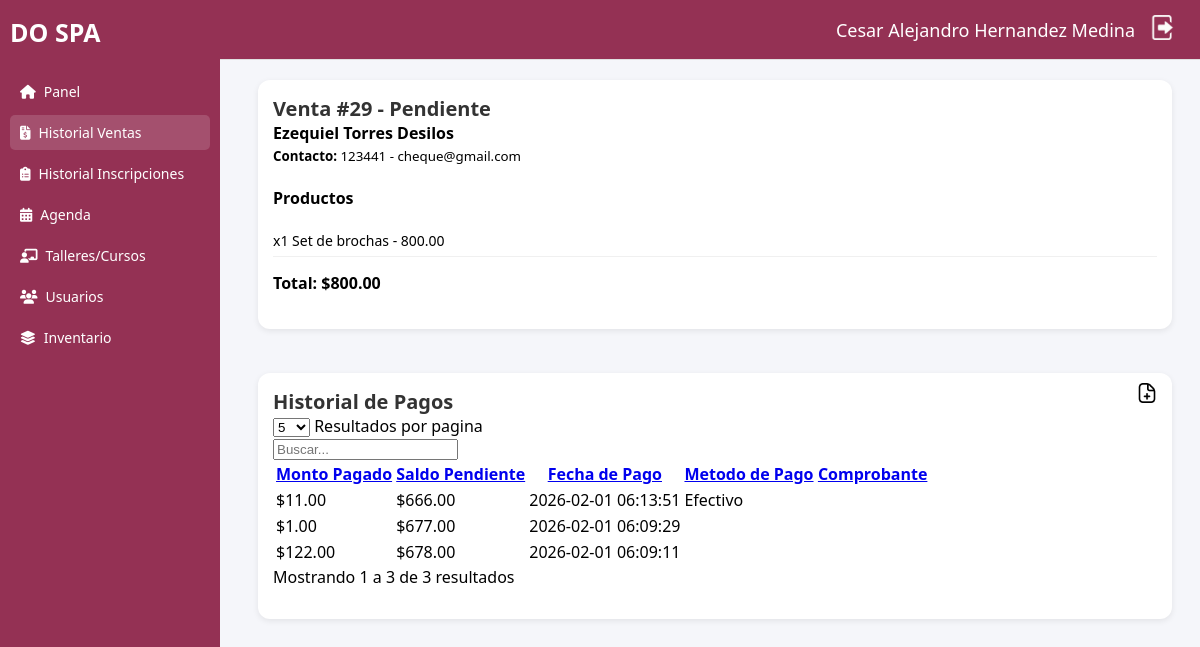
The page /detalles.php?id=29&comprador=cliente&idcomprador=5 (signed in) on the database its author committed.
### tables this page shows
CREATE TABLE `venta` (
  `idVenta` int(11) NOT NULL,
  `fecha` timestamp NOT NULL DEFAULT current_timestamp(),
  `comprador_tipo` varchar(30) NOT NULL,
  `id_alumna` int(11) DEFAULT NULL,
  `id_cliente` int(11) DEFAULT NULL,
  `id_taller` int(11) DEFAULT NULL,
  `total` decimal(10,2) NOT NULL,
  `estado` varchar(30) NOT NULL,
  `id_sucursal` int(11) DEFAULT NULL
);

CREATE TABLE `clientes` (
  `id_cliente` int(11) NOT NULL,
  `nombre` varchar(60) NOT NULL,
  `apat` varchar(30) NOT NULL,
  `amat` varchar(30) NOT NULL,
  `correo` varchar(100) DEFAULT NULL,
  `telefono` varchar(50) DEFAULT NULL,
  `direccion` varchar(255) DEFAULT NULL,
  `estatus` tinyint(1) NOT NULL DEFAULT 1
);

CREATE TABLE `productos` (
  `id_producto` int(11) NOT NULL,
  `nombre` varchar(255) DEFAULT NULL,
  `precio_unitario` decimal(10,2) DEFAULT NULL,
  `Stock` int(11) NOT NULL,
  `imagen` longblob DEFAULT NULL,
  `Activo` tinyint(1) NOT NULL DEFAULT 1
);

CREATE TABLE `detalle_venta` (
  `idDetalle` int(11) NOT NULL,
  `idVenta` int(11) NOT NULL,
  `id_producto` int(11) DEFAULT NULL,
  `id_kit` int(11) DEFAULT NULL,
  `cantidad` int(11) NOT NULL,
  `precio_unitario` decimal(10,2) NOT NULL,
  `subtotal` decimal(10,2) NOT NULL,
  `id_sucursal` int(11) DEFAULT NULL
);

CREATE TABLE `historial_pagos` (
  `id_pago` int(11) NOT NULL,
  `idVenta` int(11) DEFAULT NULL,
  `id_intermedia` int(11) DEFAULT NULL,
  `monto_pagado` decimal(10,2) DEFAULT NULL,
  `saldo_pendiente` decimal(10,2) DEFAULT NULL,
  `fecha_pago` timestamp NOT NULL DEFAULT current_timestamp() ON UPDATE current_timestamp(),
  `metodo_pago` enum('efectivo','tarjeta','transferencia','depósito','otros') DEFAULT 'efectivo',
  `concepto` varchar(100) DEFAULT 'servicio',
  `comprobante` varchar(255) NOT NULL
);

### detalles.php (the view, shortened to what this page needs)
<?php
include_once("conexion.php");
if(empty($_SESSION['Id_Usuario'])){header("location: index.html");}else{
  $Nombre = $_SESSION['nombre'];
  $Amat = $_SESSION['amat'];
  $Apat = $_SESSION['apat'];
  $idVenta = $_GET['id'];
  $tipo_comprador = $_GET['comprador'];
  $id_comprador = $_GET['idcomprador'];
?>
<!DOCTYPE html>
<html lang="es">
<head>
  <link rel="stylesheet" href="css/sidebar.css">
  <link rel="stylesheet" href="css/header.css">
  <link rel="stylesheet" href="css/detalles.css">
  <link rel="stylesheet" href="https://cdnjs.cloudflare.com/ajax/libs/font-awesome/6.4.0/css/all.min.css">
  <link rel="stylesheet" href="https://cdn.jsdelivr.net/npm/simple-datatables@latest/dist/style.css">
</head>
<body>
  <div class="dashboard">
    <aside class="sidebar">
      <div class="logo">DO SPA</div>
      <ul id="menu">
        <li><a href="main.php"><i class="fas fa-home"></i> Panel</a></li>
        <li class="active"><a href="ventas.php"><i class="fas fa-file-invoice-dollar"></i> Historial Ventas</a></li>
        <li><a href="inscripciones.php"><i class="fas fa-clipboard-list"></i> Historial Inscripciones</a></li>
        <li><a href="agenda.php"><i class="fas fa-calendar-days"></i> Agenda</a></li>
        <li><a href="talleres-cursos.php"><i class="fas fa-chalkboard-teacher"></i>Talleres/Cursos</a></li>
        <li><a href="alumnas-maestras.php"><i class="fa-solid fa-users"></i><span>Usuarios</span></a></li>
        <li><a href="inventario.php"><i class="fas fa-layer-group"></i> Inventario</a></li>
      </ul>
    </aside>
    <main class="main">
      <header class="topbar">
        <div class="user-info">
          <span><?php echo $Nombre." ".$Apat." ".$Amat ?></span>
          <a href="muerte.php"><img src="img/logout.png" id="btn-logout" alt="Salir"></a>
        </div>
      </header>
      <div class="ventas-detalle" id="detallePedido">
            <?php
            $sql4="SELECT estado FROM venta WHERE idVenta = '$idVenta'";
            $result4 = mysqli_query($conexion,$sql4);
            while($mostrar4=mysqli_fetch_array($result4)){
              $estado = $mostrar4['estado'];
            ?>
            <h3>Venta #<?php echo $idVenta." - ".$mostrar4['estado'] ?></h3>
            <?php
            }
            ?>
            <div class="cliente">
                <?php
                    if($tipo_comprador == "Alumna"){
                        $sql="SELECT * FROM alumnas WHERE id_alumna = '$id_comprador'";
                    }else{
                        $sql="SELECT * FROM clientes WHERE id_cliente = '$id_comprador'";
                    }
                    $result=mysqli_query($conexion,$sql);
                    while($mostrar=mysqli_fetch_array($result)){
                ?>
                <div>
                <strong><?php echo $mostrar['nombre']." ".$mostrar['apat']." ".$mostrar['amat'] ?></strong><br>
                <small><b>Contacto: </b><?php echo $mostrar['telefono']." - ".$mostrar['correo'] ?></small>
                </div>
                <?php
                    }
                ?>
            </div>
            <h4>Productos</h4>
            <?php
                    $sql="SELECT * FROM detalle_venta WHERE idVenta = '$idVenta'";
                    $result=mysqli_query($conexion,$sql);
                    while($mostrar=mysqli_fetch_array($result)){
                        if(empty($mostrar['id_producto'])){
                            $idProducto = $mostrar['id_kit'];
                            $sql1 = "SELECT * FROM kits_productos WHERE id_kit = '$idProducto'";
                        }else{
                            $idProducto = $mostrar['id_producto'];
                            $sql1 = "SELECT * FROM productos WHERE id_producto = '$idProducto'";
                        }
                        $result1=mysqli_query($conexion,$sql1);
                        while($mostrar1=mysqli_fetch_array($result1)){
                 ?>
            <ul class="items">
                <li><?php echo "x".$mostrar['cantidad']." ".$mostrar1['nombre']." - ". $mostrar1['precio_unitario']?></li>
            </ul>
                <?php
                        }
                    }
                $sql = "SELECT * FROM venta WHERE idVenta = '$idVenta'";
                $result=mysqli_query($conexion,$sql);
                while($mostrar=mysqli_fetch_array($result)){
            ?>
            <div class="total">
                <strong>Total: </strong> <?php echo "$" . $mostrar['total'] ?>
            </div>
            <?php
                }
            ?>
            </div>
          <br><br>
            <div class="ventas-detalle">
                <h3>Historial de Pagos</h3>
                <?php
                  if($estado == "Pendiente"){
                ?>
                <a href="agregarPago.php?tipo=venta&idI=<?php echo $idVenta ?>"><img src="img/agregar.png" alt="Agregar" class="icon btn-agregar" width="20"></a>
                <?php
                  }
                ?>
                <table class="display" id="historial">
                    <thead>
                        <tr>
                            <th>Monto Pagado</th>
                            <th>Saldo Pendiente</th>
                            <th>Fecha de Pago</th>
                            <th>Metodo de Pago</th>
                            <th>Comprobante</th>
                        </tr>
                    </thead>
                    <tbody>
                        <?php
                            $sql3 = "SELECT * FROM historial_pagos WHERE idVenta = '$idVenta' ORDER BY fecha_pago DESC";
                            $result3 = mysqli_query($conexion,$sql3);
                            while($mostrar3=mysqli_fetch_array($result3)){
                            ?>
                        <tr>
                            <td><?php echo "$".$mostrar3['monto_pagado'] ?></td>
                            <td><?php echo "$".$mostrar3['saldo_pendiente'] ?></td>
                            <td><?php echo $mostrar3['fecha_pago'] ?></td>
                            <td><?php echo ucfirst($mostrar3['metodo_pago']) ?></td>
                        </tr>
                        <?php
                            }
                            ?>
                    </tbody>
                </table>
            </div>
    </main>
  </div>
</body>
</html>
<?php
}
?>

### css/sidebar.css (style rules this page uses)
.sidebar { position: fixed; top: 0; left: 0; width: 220px; height: 100vh; background: #943154; color: #fff; padding: 15px 10px; box-sizing: border-box; font-family: 'Segoe UI', sans-serif; }
.sidebar .logo { font-size: 25px; font-weight: bold; margin-bottom: 25px; text-align: left; color: #fff; }
.sidebar ul { list-style: none; margin: 0; padding: 0; }
.sidebar li { margin: 6px 0; }
.sidebar a { display: flex; align-items: center; gap: 8px; padding: 8px 10px; color: #fff; text-decoration: none; font-size: 14px; border-radius: 5px; transition: background 0.3s; }
.sidebar a:hover, .sidebar .active a { background: rgba(255, 255, 255, 0.15); }

### css/header.css (style rules this page uses)
html { background: #f5f6fa; }
#btn-logout { cursor: pointer; width: 25px; transition: ease-in-out .15s; }
.topbar { position: fixed; top: 0; left: 220px; right: 0; height: 60px; background: #943154; display: flex; align-items: center; justify-content: flex-end; padding: 0 25px; border-bottom: 1px solid #e0e0e0; box-sizing: border-box; z-index: 1000; }
.user-info { display: flex; align-items: center; gap: 15px; font-size: 18px; color: #333; }
.user-info span { font-weight: 500; color: white; }

### css/detalles.css (style rules this page uses)
.main { margin-left: 230px; margin-top: 60px; padding: 20px; background: #f5f6fa; min-height: calc(100vh - 60px); box-sizing: border-box; font-family: 'Segoe UI', sans-serif; }
.ventas-detalle { flex: 1; background: #fff; padding: 20px; border-radius: 12px; box-shadow: 0 2px 6px rgba(0,0,0,0.08); }
.ventas-detalle h3 { margin-bottom: 8px; }
.ventas-detalle .cliente { display: flex; align-items: center; gap: 12px; margin-bottom: 20px; }
.ventas-detalle h4 { margin-bottom: 8px; }
.ventas-detalle .items { list-style: none; padding-left: 0; margin-bottom: 15px; }
.ventas-detalle .items li { padding: 6px 0; border-bottom: 1px solid #f0f0f0; font-size: 14px; }
.ventas-detalle .total { font-size: 16px; font-weight: bold; margin-bottom: 20px; }
.ventas-detalle { position: relative; padding: 15px; }
.ventas-detalle h3 { display: inline-block; margin: 0; font-size: 20px; color: #333; }
.ventas-detalle .btn-agregar { position: absolute; top: 10px; right: 15px; cursor: pointer; transition: transform 0.2s ease-in-out; }

### rows shown on the page
venta: estado "Pendiente", total "800.00"
clientes: nombre "Ezequiel", apat "Torres", amat "Desilos", telefono "123441", correo "cheque@gmail.com"
detalle_venta: cantidad "1"
productos: nombre "Set de brochas", precio_unitario "800.00"
historial_pagos: monto_pagado "11.00", saldo_pendiente "666.00", fecha_pago "2026-02-01 06:13:51", metodo_pago "Efectivo"
historial_pagos: monto_pagado "1.00", saldo_pendiente "677.00", fecha_pago "2026-02-01 06:09:29"
historial_pagos: monto_pagado "122.00", saldo_pendiente "678.00", fecha_pago "2026-02-01 06:09:11"

### other values the page prints
$Nombre "Cesar Alejandro"
$Apat "Hernandez"
$Amat "Medina"
